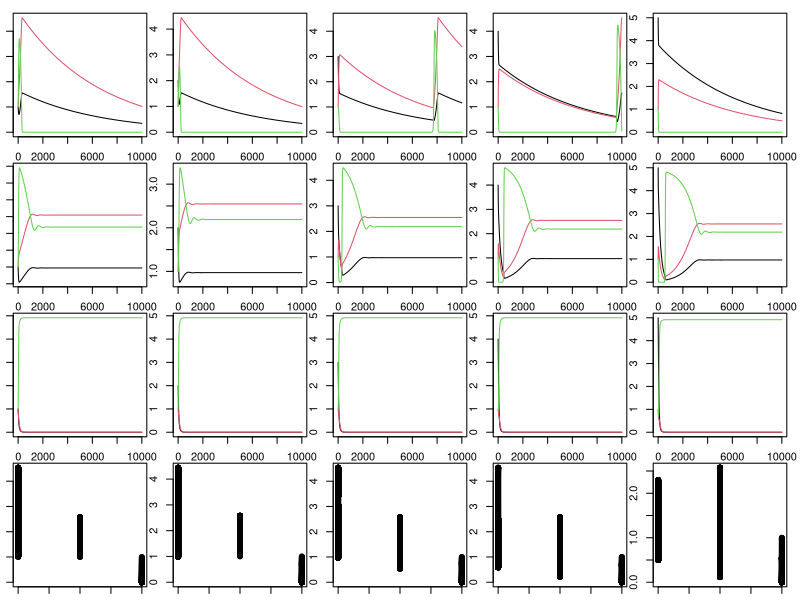

Write R code to recreate this figure.

library(deSolve)

#### RUNTIME ###################################################################

# start timing script
start <- proc.time()

#### PARAMETERS ################################################################

# t subscript in variable name indicates temperature-sensitive
# base terms are now the scaling factor for temperature-sensitive terms

# z: adult to juvenile size ratio
z<-0.2
# p: adult modifier on production of juveniles
# can use to modify stage structure, seems like it needs to be <1
p<-0.4
# sig: conversion efficiency of resource to useful energy for fish
sig<-0.7
# M: maximum ingestion rate
# make mass specific?
M<-0.5
# MS: function breadth for max intake rate
# i.e. attack rate, opens downward
MS<-10
# H: handling time
# speed at which fish can eat resources (smaller is faster)
H<-1
# HS: function breadth for handling time
# temperature parabola opens upward
HS<-10
# uJ: juvenile mortality
# uJ = 0.05 when C = 20
uJ<-1.625
# uJe: activation energy of juvenile mortality
uJe<--0.006
# uA: adult mortality
# uA = 0.005 when C = 20
uA<-1.625
# uAe: activation energy og adult mortality
uAe<--0.006
# uR: resource mortality
# uR = 0.005 when C = 20
uR<-0.163
# uRe: activation energy of resource mortality
uRe<--0.006
# t: costs of maintaining somatic growth/turnover
# i.e. base level of resource intake you must exceed to mature/reproduce
# t = 0.1 when C = 20
t<-0.326
# te: activation energy of metabolic waste
te<--0.006
# r: resource growth rate
r<-1.5
# rS: function breadth for resource growth rate
# temperature parabola opens downward
rS<-15
# K: resource carrying capacity
K<-5
# B: adult reproductive rate
B<-0.5
# boltzmann's constant
kb<-8.617*10^-5
# t: temperature in degrees celsius
# 20 is optimal, 10 is cold, 30 is hot
C<-20

#### ODE FUNCTIONS #############################################################

# t subscript in variable name indicates temperature-sensitive

# Mt: maximum ingestion rate
# Ht: handling time
# tt: costs of maintaining somatic growth/turnover
# uJt: mortality rate for juveniles
# uAt: mortality rate for adults
# uRt: mortality rate for resources
# rt: resource growth rate
# ca: functional response for adults
# cj: functional response for juveniles
# mj: juvenile maturation rate
# ra: reproduction per adult

BaseStaget<-function(t,y,p){
    {
        J<-y[1]
        A<-y[2]
        R<-y[3]
    }
    with(as.list(p),{
        Mt<-M*exp(-(C-20)^2/(2*MS)^2)
        Ht<-H*exp((C-20)^2/(2*HS)^2)
        tt<-t*exp(te/(kb*C))
        uJt<-uJ*exp(uJe/(kb*C))
        uAt<-uA*exp(uAe/(kb*C))
        uRt<-uR*exp(uRe/(kb*C))
        rt<-r*exp(-(C-23)^2/(2*rS)^2)
        
        ca<-Mt*(R/(Ht+R))
        cj<-Mt*(R/(Ht+R))
        ifelse(((sig*cj)-tt)<0, mj<-0, mj<-(((sig*cj)-tt)-uJt)/(1-z^(1-(uJt/((sig*cj)-tt)))))
        ifelse(((sig*ca)-tt)<0, ra<-0, ra<-((sig*ca)-tt)*B)
        
        dJ.dt<- ra*A -mj*J - uJt *J
        
        dA.dt<- mj*J - uAt*A -ra*p*A
        
        dR.dt<- rt*R*(1-(R/K)) - cj*J - ca*A - uRt*R
        
        return(list(c(dJ.dt,dA.dt,dR.dt)))
    })
}

#### SIMULATION ################################################################

# Set Plot Preferences ---------------------------------------------------------

# plot juvenile, adult, and resource dynamics?
dynamics.plot = T
# plot bifurcation plot?
bifrucation.plot = T
# layout for plots
par(mfcol=c(4,5), mar=c(1,1,1,1))

iterations <- 0:10000
iterations <- iterations/10
if (bifrucation.plot) {
    bifurcation.plot.variable <- "Adults"
}

# Set State Variables ----------------------------------------------------------

juv.vec <- c(1,2,3,4,5) # juveniles
a <- 1 # adults
r <- 1 # resources

# Set Parameters ---------------------------------------------------------------

# choose parameter to change
parm.name <- "C"
# choose range of parameters
parm.seq <- seq(10,30,length = 3)

# ------------------------------------------------------------------------------

# create parameter vector
parms<-c(z=z, p=p, sig=sig, M=M, MS=MS, H=H,HS=HS, uJ=uJ, uJe=uJe,
         uA=uA, uAe=uAe, uR=uR, uRe=uRe, t=t, te=te,r=r, rS=rS, K=K, B=B, kb=kb, C=C)
# find index of parameter to change
parm.index <- which(names(parms)==parm.name)

# initialize list to store output
output <- list()

# loop to change initial value of juveniles
for (j in juv.vec) {
    y <- c(j,a,r)
    names(y) <- c("Juveniles", "Adults", "Resources")
    
    
    # loop to change parameter
    for (i in 1:length(parm.seq)) {
        # set parameters
        parms.loop <- parms
        parms.loop[parm.index] <- parm.seq[i]

        # run simulation
        output[[i]] <- ode(y=y, time=iterations, BaseStaget, parms=parms.loop)
        # remove time column
        output[[i]] <- output[[i]][,-1]
        
        # juvenile, adult, and resource dynamics plot
        if (dynamics.plot) {
            matplot(output[[i]],type="l",lty=1,pch=0.5,col=1:3,
                    xlab=paste0("J=",j," ","A=",a," ","R=",r," ", parm.name,"=", parm.seq[i]))
        }

    } # end parm.seq loop

    # bifurcation plot
    if (bifrucation.plot) {
        range.lim <- lapply(output, function(x) apply(x, 2, range))
        range.lim <- apply(do.call("rbind", range.lim), 2, range)
        plot(0, 0, pch = "", xlab=paste0("J=",j," ","A=",a," ","R=",r," "),
             ylab = bifurcation.plot.variable, xlim = range(parm.seq),
             ylim = range.lim[,bifurcation.plot.variable])
        for (i in 1:length(parm.seq)) {
            points(rep(parm.seq[i], length(iterations)), output[[i]][,bifurcation.plot.variable])
        }
    }
    
} # end juv.vec loop

#### RUNTIME ###################################################################

# stop timing script
end <- proc.time()
# print elapsed time
print(end[3]-start[3])
